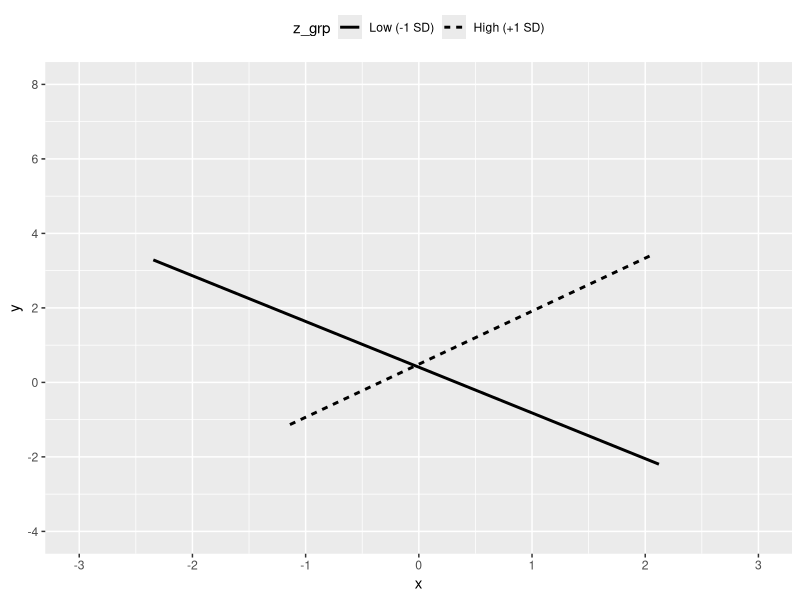
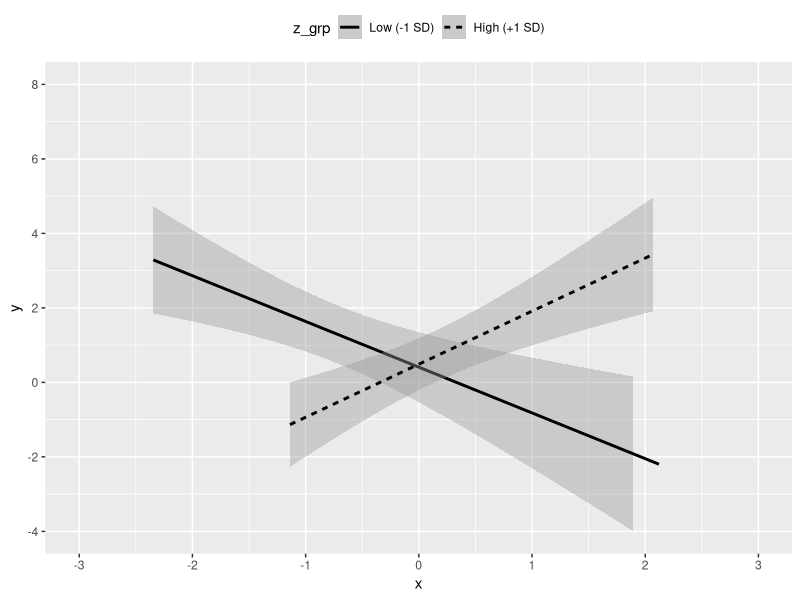
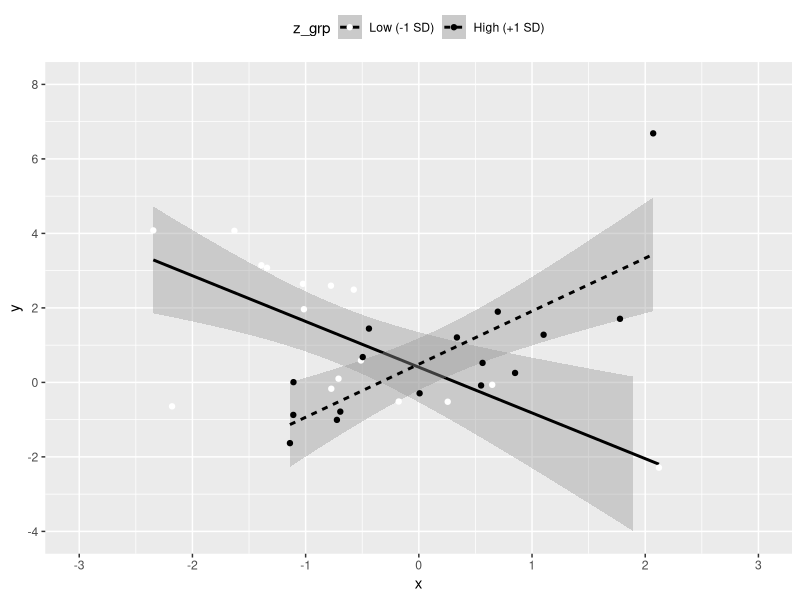
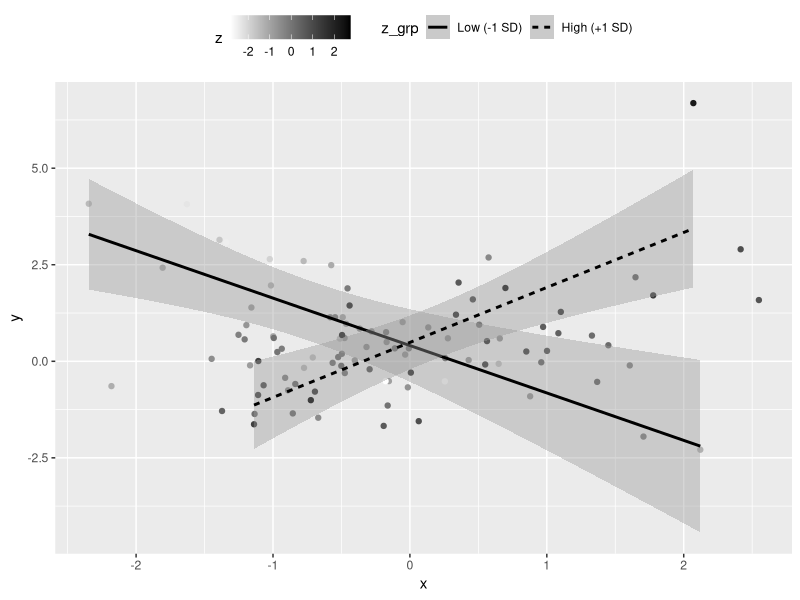

R code for these plots, in order:
## ---- chunk 1
# packages I"ll want in this analysis
want_packages <- c("tidyverse")

# which of those packages do I already have? (logical vector)
have_packages <- want_packages %in% rownames(installed.packages())

# if I don"t have any of those, install them
if(any(have_packages == FALSE)) install.packages(want_packages[have_packages == FALSE])

# load wanted packages
lapply(want_packages, library, character.only = TRUE)
## ---- chunk 2
# set randomizer seed
set.seed(1234)

# random normal data
# two-way interaction
x <- rnorm(n = 100, mean = 0, sd = )
z <- x * 0.4 + rnorm(n = 100, mean = 0, sd = 1)
y <- x * z + rnorm(n = 100, mean = 0, sd = 1)

# store in a dataframe
examp_dat <- data.frame(y, x, z)
## ---- chunk 3
# without interaction term
model_1 <- lm(y ~ x + z)
summary(model_1)

# with interaction term
model_2 <- lm(y ~ x * z)
summary(model_2)
## ---- chunk 4
examp_dat %>%
  mutate(z_std = as.numeric(scale(z)),
         z_grp = ifelse(z_std < (-1), -1,
                 ifelse(z_std > 1, 1, 0)),
         z_grp = factor(z_grp, levels = c(-1, 0, 1),
                        labels = c("Low (-1 SD)",
                                   "Moderate (-1 SD ≥ z ≤ +1 SD)",
                                   "High (+1 SD)"),
                        ordered = TRUE)) %>%
  filter(z_grp != "Moderate (-1 SD ≥ z ≤ +1 SD)") %>%
  ggplot(mapping = aes(x = x, y = y, lty = z_grp)) +
  geom_smooth(method = "lm", se = FALSE, color = "black") +
  scale_x_continuous(breaks = seq(-3, 3, 1), limits = c(-3, 3)) +
  scale_y_continuous(breaks = seq(-4, 8, 2), limits = c(-4, 8)) +
  theme(legend.position = "top")
## ---- chunk 5
examp_dat %>%
  mutate(z_std = as.numeric(scale(z)),
         z_grp = ifelse(z_std < (-1), -1,
                        ifelse(z_std > 1, 1, 0)),
         z_grp = factor(z_grp, levels = c(-1, 0, 1),
                        labels = c("Low (-1 SD)",
                                   "Moderate (-1 SD ≥ z ≤ +1 SD)",
                                   "High (+1 SD)"),
                        ordered = TRUE)) %>%
  filter(z_grp != "Moderate (-1 SD ≥ z ≤ +1 SD)") %>%
  ggplot(mapping = aes(x = x, y = y, lty = z_grp)) +
  geom_smooth(method = "lm", se = TRUE, color = "black") +
  scale_x_continuous(breaks = seq(-3, 3, 1), limits = c(-3, 3)) +
  scale_y_continuous(breaks = seq(-4, 8, 2), limits = c(-4, 8)) +
  theme(legend.position = "top")
## ---- chunk 6
examp_dat %>%
  mutate(z_std = as.numeric(scale(z)),
         z_grp = ifelse(z_std < (-1), -1,
                        ifelse(z_std > 1, 1, 0)),
         z_grp = factor(z_grp, levels = c(-1, 0, 1),
                        labels = c("Low (-1 SD)",
                                   "Moderate (-1 SD ≥ z ≤ +1 SD)",
                                   "High (+1 SD)"),
                        ordered = TRUE)) %>%
  filter(z_grp != "Moderate (-1 SD ≥ z ≤ +1 SD)") %>%
  ggplot(mapping = aes(x = x, y = y, lty = z_grp, color = z_grp)) +
  geom_smooth(method = "lm", se = TRUE, color = "black") +
  geom_point() +
  scale_color_manual(values = c("white", "black")) +
  scale_x_continuous(breaks = seq(-3, 3, 1), limits = c(-3, 3)) +
  scale_y_continuous(breaks = seq(-4, 8, 2), limits = c(-4, 8)) +
  theme(legend.position = "top")
## ---- chunk 7
examp_dat %>%
  mutate(z_std = as.numeric(scale(z))) %>%
  ggplot(mapping = aes(x = x, y = y, color = z)) +
  geom_point() +
  geom_smooth(data = examp_dat %>%
                mutate(z_grp = ifelse(as.numeric(scale(z)) < (-1), -1,
                               ifelse(as.numeric(scale(z)) > 1, 1, 0)),
                       z_grp = factor(z_grp,
                                      levels = c(-1, 0, 1),
                                      labels = c("Low (-1 SD)",
                                                 "Moderate (-1 SD ≥ z ≤ +1 SD)",
                                                 "High (+1 SD)"))) %>%
                filter(z_grp != "Moderate (-1 SD ≥ z ≤ +1 SD)"),
              aes(lty = z_grp), method = "lm", se = TRUE, color = "black") +
  scale_color_gradient(low = "white", high = "black") +
  theme(legend.position = "top")
